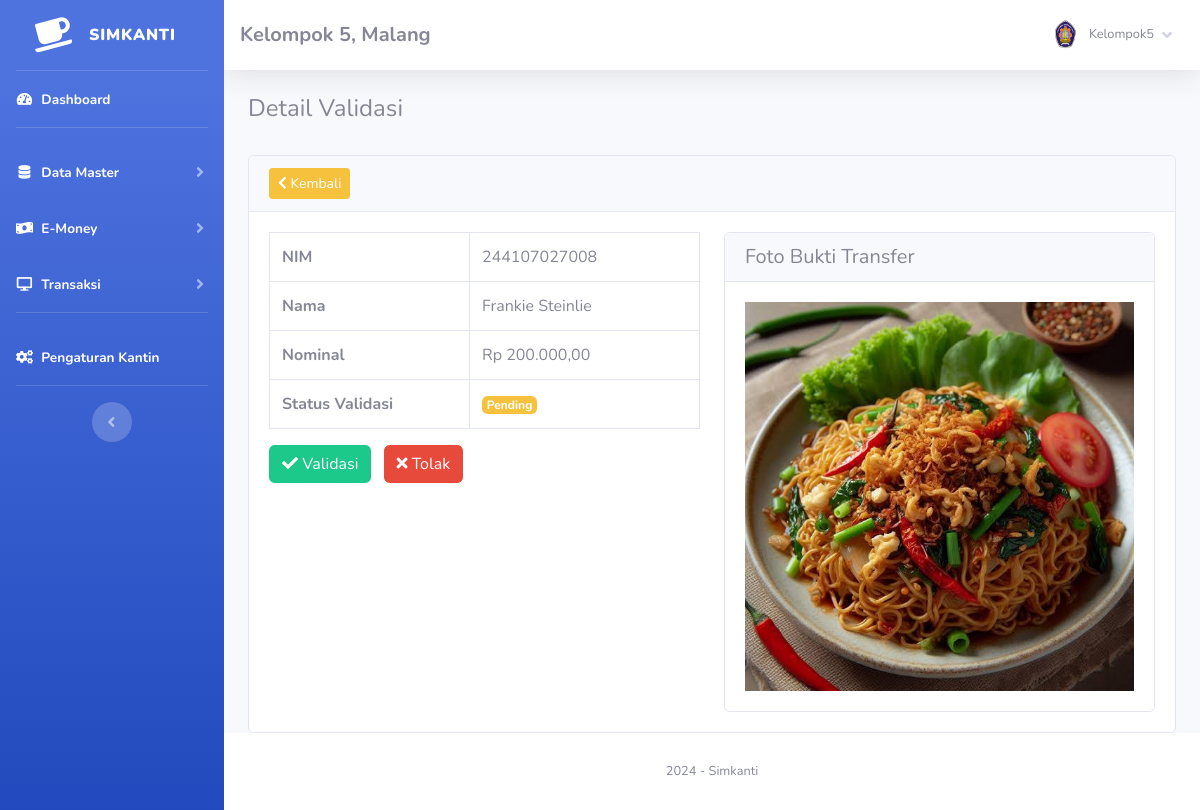
Before: /index.php?page=validasi/detail&id=11 (signed in) with the older database file.
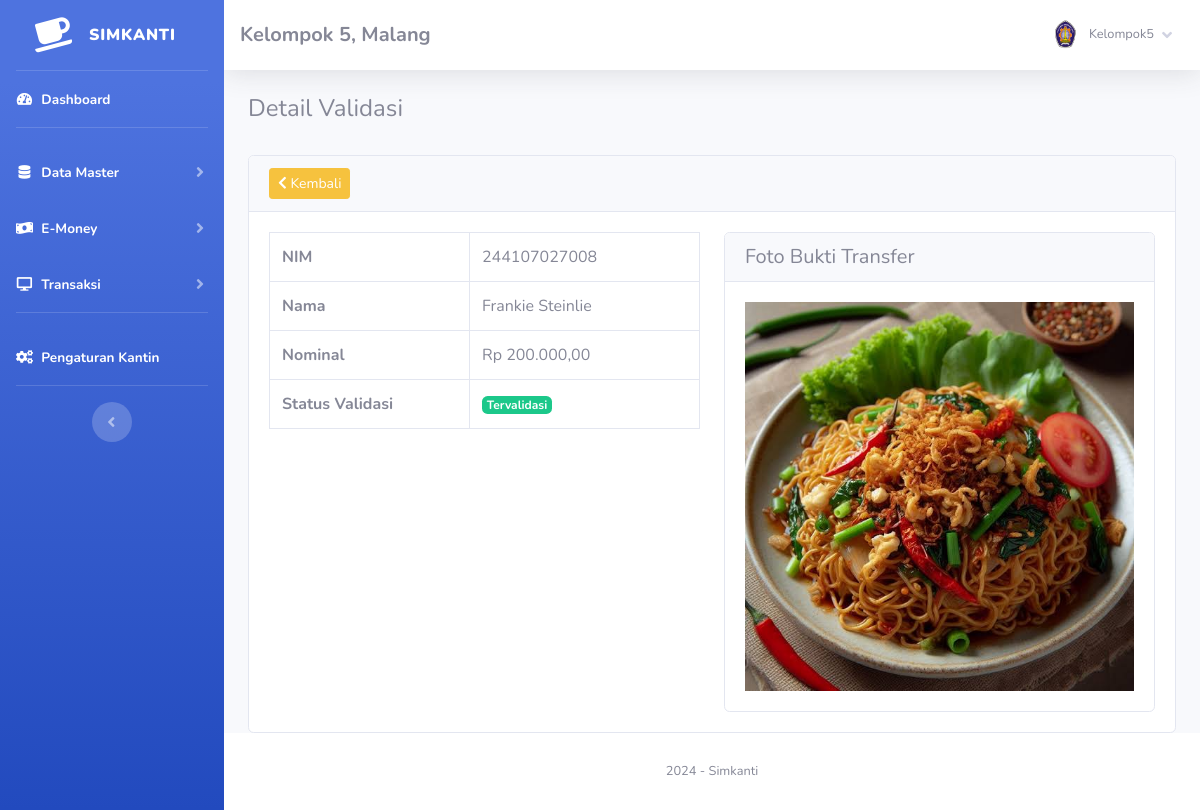
After: the same page with the newer database file.
### admin/module/validasi/detail/index.php (the view, shortened to what this page needs)
<?php
$id = $_GET['id'];
$sql = 'SELECT * FROM validasi WHERE id_validasi = ?';
$stmt = $config->prepare($sql);
$stmt->execute([$id]);
$data = $stmt->fetch(PDO::FETCH_ASSOC);
?>
<h4>Detail Validasi</h4>
<br />
<div class="card">
    <div class="card-header">
        <a href="index.php?page=validasi" class="btn btn-warning btn-sm">
            <i class="fa fa-chevron-left"></i> Kembali
        </a>
    </div>
    <div class="card-body">
        <div class="row">
            <div class="col-md-6">
                <table class="table table-bordered">
                    <tr>
                        <th width="200">NIM</th>
                        <td><?php echo $data['nim']; ?></td>
                    </tr>
                    <tr>
                        <th>Nama</th>
                        <td><?php echo $data['nama']; ?></td>
                    </tr>
                    <tr>
                        <th>Nominal</th>
                        <td>Rp <?php echo number_format($data['nominal'], 2, ',', '.'); ?></td>
                    </tr>
                    <tr>
                        <th>Status Validasi</th>
                        <td>
                            <?php
                            if($data['valid'] == 0) {
                                echo '<span class="badge badge-warning">Pending</span>';
                            } else if($data['valid'] == 1) {
                                echo '<span class="badge badge-success">Tervalidasi</span>';
                            } else {
                                echo '<span class="badge badge-danger">Ditolak</span>';
                            }
                            ?>
                        </td>
                    </tr>
                </table>
                <?php if($data['valid'] == 0):  ?>
                <div class="mt-3">
                    <form action="fungsi/update/update.php?validasi=update" method="POST"
                          onsubmit="return confirm('Yakin ingin memproses data ini?')">
                        <button type="submit" name="status" value="1" class="btn btn-success mr-2">
                            <i class="fa fa-check"></i> Validasi
                        </button>
                        <button type="submit" name="status" value="2" class="btn btn-danger">
                            <i class="fa fa-times"></i> Tolak
                        </button>
                    </form>
                </div>
                <?php endif; ?>
            </div>
            <div class="col-md-6">
                <div class="card">
                    <div class="card-header">
                        <h5 class="card-title mb-0">Foto Bukti Transfer</h5>
                    </div>
                    <div class="card-body text-center">
                        <?php if($data['fotobukti']): ?>
                            <img src="assets/img/bukti_transfer/<?php echo $data['fotobukti']; ?>"
                                 alt="Bukti Transfer"
                                 class="img-fluid"
                                 style="max-height: 400px;">
                        <?php else: ?>
                            <p class="text-muted">Tidak ada foto bukti</p>
                        <?php endif; ?>
                    </div>
                </div>
            </div>
        </div>
    </div>
</div>

Changed rows visible on the page:
changed validasi "Frankie Steinlie": valid 0 → 1 (drawn)
Other visible differences:
text no longer shown: "Pending Validasi Tolak"
text now shown: "Tervalidasi"
